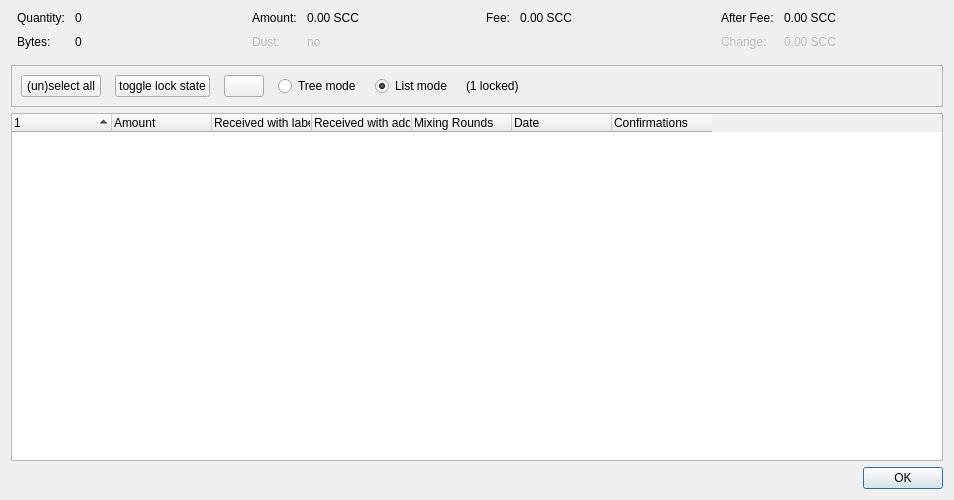
<?xml version="1.0" encoding="UTF-8"?>
<ui version="4.0">
 <class>CoinControlDialog</class>
 <widget class="QDialog" name="CoinControlDialog">
  <property name="geometry">
   <rect>
    <x>0</x>
    <y>0</y>
    <width>954</width>
    <height>500</height>
   </rect>
  </property>
  <property name="windowTitle">
   <string>Coin Selection</string>
  </property>
  <layout class="QVBoxLayout" name="verticalLayout">
   <item>
    <layout class="QHBoxLayout" name="horizontalLayoutTop" stretch="0,0,0,0">
     <property name="topMargin">
      <number>0</number>
     </property>
     <property name="bottomMargin">
      <number>10</number>
     </property>
     <item>
      <layout class="QFormLayout" name="formLayoutCoinControl1">
       <property name="horizontalSpacing">
        <number>10</number>
       </property>
       <property name="verticalSpacing">
        <number>10</number>
       </property>
       <property name="leftMargin">
        <number>6</number>
       </property>
       <property name="rightMargin">
        <number>6</number>
       </property>
       <item row="0" column="0">
        <widget class="QLabel" name="labelCoinControlQuantityText">
         <property name="text">
          <string>Quantity:</string>
         </property>
        </widget>
       </item>
       <item row="0" column="1">
        <widget class="QLabel" name="labelCoinControlQuantity">
         <property name="cursor">
          <cursorShape>IBeamCursor</cursorShape>
         </property>
         <property name="contextMenuPolicy">
          <enum>Qt::ActionsContextMenu</enum>
         </property>
         <property name="text">
          <string notr="true">0</string>
         </property>
         <property name="textInteractionFlags">
          <set>Qt::LinksAccessibleByMouse|Qt::TextSelectableByKeyboard|Qt::TextSelectableByMouse</set>
         </property>
        </widget>
       </item>
       <item row="1" column="0">
        <widget class="QLabel" name="labelCoinControlBytesText">
         <property name="text">
          <string>Bytes:</string>
         </property>
        </widget>
       </item>
       <item row="1" column="1">
        <widget class="QLabel" name="labelCoinControlBytes">
         <property name="cursor">
          <cursorShape>IBeamCursor</cursorShape>
         </property>
         <property name="contextMenuPolicy">
          <enum>Qt::ActionsContextMenu</enum>
         </property>
         <property name="text">
          <string notr="true">0</string>
         </property>
         <property name="textInteractionFlags">
          <set>Qt::LinksAccessibleByMouse|Qt::TextSelectableByKeyboard|Qt::TextSelectableByMouse</set>
         </property>
        </widget>
       </item>
      </layout>
     </item>
     <item>
      <layout class="QFormLayout" name="formLayoutCoinControl2">
       <property name="horizontalSpacing">
        <number>10</number>
       </property>
       <property name="verticalSpacing">
        <number>10</number>
       </property>
       <property name="leftMargin">
        <number>6</number>
       </property>
       <property name="rightMargin">
        <number>6</number>
       </property>
       <item row="0" column="0">
        <widget class="QLabel" name="labelCoinControlAmountText">
         <property name="text">
          <string>Amount:</string>
         </property>
        </widget>
       </item>
       <item row="0" column="1">
        <widget class="QLabel" name="labelCoinControlAmount">
         <property name="cursor">
          <cursorShape>IBeamCursor</cursorShape>
         </property>
         <property name="contextMenuPolicy">
          <enum>Qt::ActionsContextMenu</enum>
         </property>
         <property name="text">
          <string notr="true">0.00 SCC</string>
         </property>
         <property name="textInteractionFlags">
          <set>Qt::LinksAccessibleByMouse|Qt::TextSelectableByKeyboard|Qt::TextSelectableByMouse</set>
         </property>
        </widget>
       </item>
       <item row="1" column="0">
        <widget class="QLabel" name="labelCoinControlLowOutputText">
         <property name="enabled">
          <bool>false</bool>
         </property>
         <property name="text">
          <string>Dust:</string>
         </property>
        </widget>
       </item>
       <item row="1" column="1">
        <widget class="QLabel" name="labelCoinControlLowOutput">
         <property name="enabled">
          <bool>false</bool>
         </property>
         <property name="cursor">
          <cursorShape>IBeamCursor</cursorShape>
         </property>
         <property name="contextMenuPolicy">
          <enum>Qt::ActionsContextMenu</enum>
         </property>
         <property name="text">
          <string notr="true">no</string>
         </property>
         <property name="textInteractionFlags">
          <set>Qt::LinksAccessibleByMouse|Qt::TextSelectableByKeyboard|Qt::TextSelectableByMouse</set>
         </property>
        </widget>
       </item>
      </layout>
     </item>
     <item>
      <layout class="QFormLayout" name="formLayoutCoinControl3">
       <property name="horizontalSpacing">
        <number>10</number>
       </property>
       <property name="verticalSpacing">
        <number>10</number>
       </property>
       <property name="leftMargin">
        <number>6</number>
       </property>
       <property name="rightMargin">
        <number>6</number>
       </property>
       <item row="0" column="0">
        <widget class="QLabel" name="labelCoinControlFeeText">
         <property name="text">
          <string>Fee:</string>
         </property>
        </widget>
       </item>
       <item row="0" column="1">
        <widget class="QLabel" name="labelCoinControlFee">
         <property name="cursor">
          <cursorShape>IBeamCursor</cursorShape>
         </property>
         <property name="contextMenuPolicy">
          <enum>Qt::ActionsContextMenu</enum>
         </property>
         <property name="text">
          <string notr="true">0.00 SCC</string>
         </property>
         <property name="textInteractionFlags">
          <set>Qt::LinksAccessibleByMouse|Qt::TextSelectableByKeyboard|Qt::TextSelectableByMouse</set>
         </property>
        </widget>
       </item>
      </layout>
     </item>
     <item>
      <layout class="QFormLayout" name="formLayoutCoinControl4">
       <property name="horizontalSpacing">
        <number>10</number>
       </property>
       <property name="verticalSpacing">
        <number>10</number>
       </property>
       <property name="leftMargin">
        <number>6</number>
       </property>
       <property name="rightMargin">
        <number>6</number>
       </property>
       <item row="0" column="0">
        <widget class="QLabel" name="labelCoinControlAfterFeeText">
         <property name="text">
          <string>After Fee:</string>
         </property>
        </widget>
       </item>
       <item row="0" column="1">
        <widget class="QLabel" name="labelCoinControlAfterFee">
         <property name="cursor">
          <cursorShape>IBeamCursor</cursorShape>
         </property>
         <property name="contextMenuPolicy">
          <enum>Qt::ActionsContextMenu</enum>
         </property>
         <property name="text">
          <string notr="true">0.00 SCC</string>
         </property>
         <property name="textInteractionFlags">
          <set>Qt::LinksAccessibleByMouse|Qt::TextSelectableByKeyboard|Qt::TextSelectableByMouse</set>
         </property>
        </widget>
       </item>
       <item row="1" column="0">
        <widget class="QLabel" name="labelCoinControlChangeText">
         <property name="enabled">
          <bool>false</bool>
         </property>
         <property name="text">
          <string>Change:</string>
         </property>
        </widget>
       </item>
       <item row="1" column="1">
        <widget class="QLabel" name="labelCoinControlChange">
         <property name="enabled">
          <bool>false</bool>
         </property>
         <property name="cursor">
          <cursorShape>IBeamCursor</cursorShape>
         </property>
         <property name="contextMenuPolicy">
          <enum>Qt::ActionsContextMenu</enum>
         </property>
         <property name="text">
          <string notr="true">0.00 SCC</string>
         </property>
         <property name="textInteractionFlags">
          <set>Qt::LinksAccessibleByMouse|Qt::TextSelectableByKeyboard|Qt::TextSelectableByMouse</set>
         </property>
        </widget>
       </item>
      </layout>
     </item>
    </layout>
   </item>
   <item>
    <widget class="QFrame" name="frame">
     <property name="minimumSize">
      <size>
       <width>0</width>
       <height>40</height>
      </size>
     </property>
     <property name="frameShape">
      <enum>QFrame::StyledPanel</enum>
     </property>
     <property name="frameShadow">
      <enum>QFrame::Sunken</enum>
     </property>
     <layout class="QHBoxLayout" name="horizontalLayout">
      <item>
       <layout class="QHBoxLayout" name="horizontalLayoutPanel" stretch="0,0,0,0,0,0,0">
        <property name="spacing">
         <number>14</number>
        </property>
        <item>
         <widget class="QPushButton" name="pushButtonSelectAll">
          <property name="sizePolicy">
           <sizepolicy hsizetype="Maximum" vsizetype="Fixed">
            <horstretch>0</horstretch>
            <verstretch>0</verstretch>
           </sizepolicy>
          </property>
          <property name="text">
           <string>(un)select all</string>
          </property>
          <property name="autoDefault">
           <bool>false</bool>
          </property>
         </widget>
        </item>
        <item>
         <widget class="QPushButton" name="pushButtonToggleLock">
          <property name="sizePolicy">
           <sizepolicy hsizetype="Maximum" vsizetype="Fixed">
            <horstretch>0</horstretch>
            <verstretch>0</verstretch>
           </sizepolicy>
          </property>
          <property name="text">
           <string>toggle lock state</string>
          </property>
          <property name="autoDefault">
           <bool>false</bool>
          </property>
         </widget>
        </item>
        <item>
         <widget class="QPushButton" name="hideButton">
          <property name="sizePolicy">
           <sizepolicy hsizetype="Maximum" vsizetype="Fixed">
            <horstretch>0</horstretch>
            <verstretch>0</verstretch>
           </sizepolicy>
          </property>
          <property name="text">
           <string/>
          </property>
          <property name="autoDefault">
           <bool>false</bool>
          </property>
         </widget>
        </item>
        <item>
         <widget class="QRadioButton" name="radioTreeMode">
          <property name="sizePolicy">
           <sizepolicy hsizetype="Maximum" vsizetype="Fixed">
            <horstretch>0</horstretch>
            <verstretch>0</verstretch>
           </sizepolicy>
          </property>
          <property name="text">
           <string>Tree mode</string>
          </property>
         </widget>
        </item>
        <item>
         <widget class="QRadioButton" name="radioListMode">
          <property name="sizePolicy">
           <sizepolicy hsizetype="Maximum" vsizetype="Fixed">
            <horstretch>0</horstretch>
            <verstretch>0</verstretch>
           </sizepolicy>
          </property>
          <property name="text">
           <string>List mode</string>
          </property>
          <property name="checked">
           <bool>true</bool>
          </property>
         </widget>
        </item>
        <item>
         <widget class="QLabel" name="labelLocked">
          <property name="text">
           <string>(1 locked)</string>
          </property>
         </widget>
        </item>
        <item>
         <spacer name="horizontalSpacer">
          <property name="orientation">
           <enum>Qt::Horizontal</enum>
          </property>
          <property name="sizeHint" stdset="0">
           <size>
            <width>40</width>
            <height>20</height>
           </size>
          </property>
         </spacer>
        </item>
       </layout>
      </item>
     </layout>
    </widget>
   </item>
   <item>
    <widget class="CoinControlTreeWidget" name="treeWidget">
     <property name="contextMenuPolicy">
      <enum>Qt::CustomContextMenu</enum>
     </property>
     <property name="sortingEnabled">
      <bool>false</bool>
     </property>
     <property name="columnCount">
      <number>7</number>
     </property>
     <attribute name="headerShowSortIndicator" stdset="0">
      <bool>true</bool>
     </attribute>
     <attribute name="headerStretchLastSection">
      <bool>false</bool>
     </attribute>
     <column>
      <property name="text">
       <string/>
      </property>
     </column>
     <column>
      <property name="text">
       <string>Amount</string>
      </property>
     </column>
     <column>
      <property name="text">
       <string>Received with label</string>
      </property>
     </column>
     <column>
      <property name="text">
       <string>Received with address</string>
      </property>
     </column>
     <column>
      <property name="text">
       <string>Mixing Rounds</string>
      </property>
     </column>
     <column>
      <property name="text">
       <string>Date</string>
      </property>
     </column>
     <column>
      <property name="text">
       <string>Confirmations</string>
      </property>
      <property name="toolTip">
       <string>Confirmed</string>
      </property>
     </column>
    </widget>
   </item>
   <item>
    <widget class="QDialogButtonBox" name="buttonBox">
     <property name="orientation">
      <enum>Qt::Horizontal</enum>
     </property>
     <property name="standardButtons">
      <set>QDialogButtonBox::Ok</set>
     </property>
    </widget>
   </item>
  </layout>
 </widget>
 <customwidgets>
  <customwidget>
   <class>CoinControlTreeWidget</class>
   <extends>QTreeWidget</extends>
   <header>qt/coincontroltreewidget.h</header>
  </customwidget>
 </customwidgets>
 <resources/>
 <connections/>
</ui>
